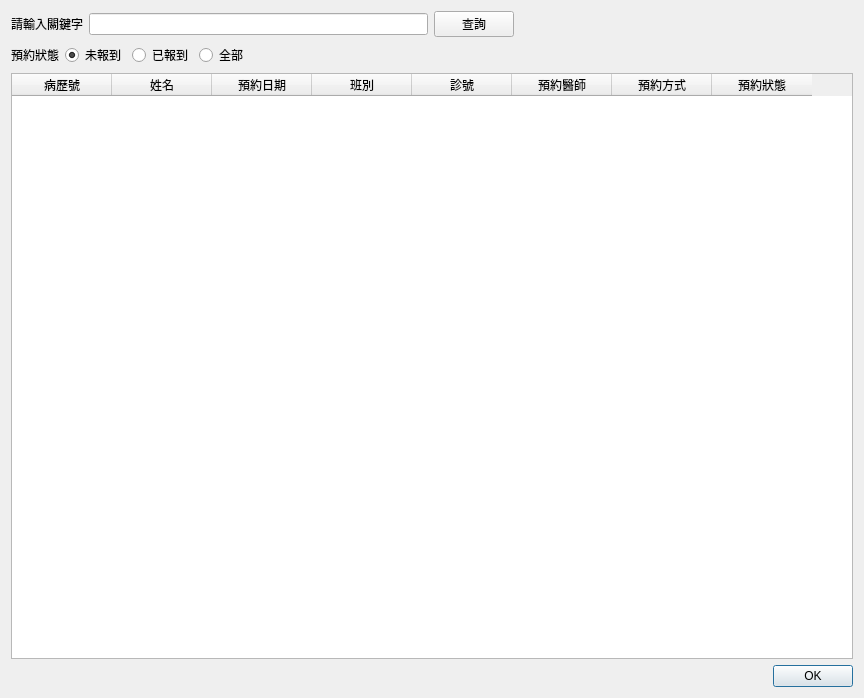
<?xml version="1.0" encoding="UTF-8"?>
<ui version="4.0">
 <class>Dialog_reservation_query</class>
 <widget class="QDialog" name="Dialog_reservation_query">
  <property name="windowModality">
   <enum>Qt::NonModal</enum>
  </property>
  <property name="geometry">
   <rect>
    <x>0</x>
    <y>0</y>
    <width>864</width>
    <height>698</height>
   </rect>
  </property>
  <property name="sizePolicy">
   <sizepolicy hsizetype="Preferred" vsizetype="Preferred">
    <horstretch>0</horstretch>
    <verstretch>0</verstretch>
   </sizepolicy>
  </property>
  <property name="windowTitle">
   <string>預約記錄</string>
  </property>
  <layout class="QVBoxLayout" name="verticalLayout">
   <item>
    <layout class="QHBoxLayout" name="horizontalLayout">
     <item>
      <widget class="QLabel" name="label">
       <property name="text">
        <string>請輸入關鍵字</string>
       </property>
      </widget>
     </item>
     <item>
      <widget class="QLineEdit" name="lineEdit_keyword">
       <property name="placeholderText">
        <string/>
       </property>
       <property name="clearButtonEnabled">
        <bool>true</bool>
       </property>
      </widget>
     </item>
     <item>
      <widget class="QPushButton" name="pushButton_query">
       <property name="text">
        <string>查詢</string>
       </property>
       <property name="icon">
        <iconset>
         <normaloff>../icons/dialog-apply.svg</normaloff>../icons/dialog-apply.svg</iconset>
       </property>
      </widget>
     </item>
     <item>
      <spacer name="horizontalSpacer_2">
       <property name="orientation">
        <enum>Qt::Horizontal</enum>
       </property>
       <property name="sizeHint" stdset="0">
        <size>
         <width>40</width>
         <height>20</height>
        </size>
       </property>
      </spacer>
     </item>
    </layout>
   </item>
   <item>
    <layout class="QHBoxLayout" name="horizontalLayout_2">
     <item>
      <widget class="QLabel" name="label_2">
       <property name="text">
        <string>預約狀態</string>
       </property>
      </widget>
     </item>
     <item>
      <widget class="QRadioButton" name="radioButton_unarrival">
       <property name="text">
        <string>未報到</string>
       </property>
       <property name="checked">
        <bool>true</bool>
       </property>
      </widget>
     </item>
     <item>
      <widget class="QRadioButton" name="radioButton_arrival">
       <property name="text">
        <string>已報到</string>
       </property>
      </widget>
     </item>
     <item>
      <widget class="QRadioButton" name="radioButton_all">
       <property name="text">
        <string>全部</string>
       </property>
      </widget>
     </item>
     <item>
      <spacer name="horizontalSpacer">
       <property name="orientation">
        <enum>Qt::Horizontal</enum>
       </property>
       <property name="sizeHint" stdset="0">
        <size>
         <width>40</width>
         <height>20</height>
        </size>
       </property>
      </spacer>
     </item>
    </layout>
   </item>
   <item>
    <widget class="QTableWidget" name="tableWidget_reservation">
     <property name="editTriggers">
      <set>QAbstractItemView::NoEditTriggers</set>
     </property>
     <property name="selectionMode">
      <enum>QAbstractItemView::SingleSelection</enum>
     </property>
     <property name="selectionBehavior">
      <enum>QAbstractItemView::SelectRows</enum>
     </property>
     <column>
      <property name="text">
       <string>病歷號</string>
      </property>
     </column>
     <column>
      <property name="text">
       <string>姓名</string>
      </property>
     </column>
     <column>
      <property name="text">
       <string>預約日期</string>
      </property>
     </column>
     <column>
      <property name="text">
       <string>班別</string>
      </property>
     </column>
     <column>
      <property name="text">
       <string>診號</string>
      </property>
     </column>
     <column>
      <property name="text">
       <string>預約醫師</string>
      </property>
     </column>
     <column>
      <property name="text">
       <string>預約方式</string>
      </property>
     </column>
     <column>
      <property name="text">
       <string>預約狀態</string>
      </property>
     </column>
    </widget>
   </item>
   <item>
    <widget class="QDialogButtonBox" name="buttonBox">
     <property name="orientation">
      <enum>Qt::Horizontal</enum>
     </property>
     <property name="standardButtons">
      <set>QDialogButtonBox::Ok</set>
     </property>
     <property name="centerButtons">
      <bool>false</bool>
     </property>
    </widget>
   </item>
  </layout>
 </widget>
 <resources/>
 <connections>
  <connection>
   <sender>buttonBox</sender>
   <signal>accepted()</signal>
   <receiver>Dialog_reservation_query</receiver>
   <slot>accept()</slot>
   <hints>
    <hint type="sourcelabel">
     <x>248</x>
     <y>254</y>
    </hint>
    <hint type="destinationlabel">
     <x>157</x>
     <y>274</y>
    </hint>
   </hints>
  </connection>
  <connection>
   <sender>buttonBox</sender>
   <signal>rejected()</signal>
   <receiver>Dialog_reservation_query</receiver>
   <slot>reject()</slot>
   <hints>
    <hint type="sourcelabel">
     <x>316</x>
     <y>260</y>
    </hint>
    <hint type="destinationlabel">
     <x>286</x>
     <y>274</y>
    </hint>
   </hints>
  </connection>
 </connections>
</ui>
